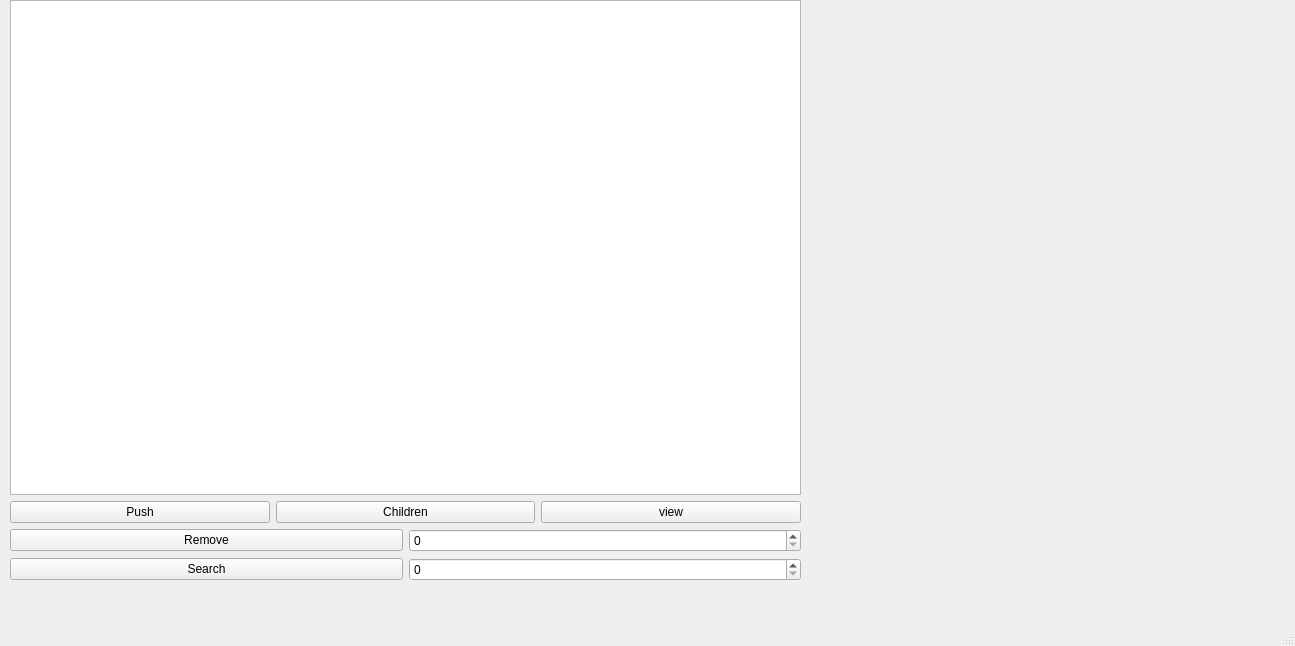
<?xml version="1.0" encoding="UTF-8"?>
<ui version="4.0">
 <class>MainWindow</class>
 <widget class="QMainWindow" name="MainWindow">
  <property name="geometry">
   <rect>
    <x>0</x>
    <y>0</y>
    <width>1295</width>
    <height>646</height>
   </rect>
  </property>
  <property name="windowTitle">
   <string>Tree</string>
  </property>
  <widget class="QWidget" name="centralwidget">
   <widget class="QWidget" name="layoutWidget">
    <property name="geometry">
     <rect>
      <x>10</x>
      <y>0</y>
      <width>791</width>
      <height>581</height>
     </rect>
    </property>
    <layout class="QGridLayout" name="gridLayout_5">
     <item row="0" column="0">
      <widget class="QTextBrowser" name="MainText"/>
     </item>
     <item row="1" column="0">
      <layout class="QGridLayout" name="gridLayout_4">
       <item row="0" column="0">
        <widget class="QPushButton" name="PushButton">
         <property name="text">
          <string>Push</string>
         </property>
        </widget>
       </item>
       <item row="0" column="1">
        <widget class="QPushButton" name="ChildrenButton">
         <property name="text">
          <string>Children</string>
         </property>
        </widget>
       </item>
       <item row="0" column="2">
        <widget class="QPushButton" name="ViewButton">
         <property name="text">
          <string>view</string>
         </property>
        </widget>
       </item>
       <item row="1" column="0" colspan="3">
        <layout class="QGridLayout" name="gridLayout_3">
         <item row="0" column="0">
          <layout class="QGridLayout" name="gridLayout_2">
           <item row="0" column="0">
            <widget class="QPushButton" name="RemoveButton">
             <property name="text">
              <string>Remove</string>
             </property>
            </widget>
           </item>
           <item row="0" column="1">
            <widget class="QSpinBox" name="RemoveSpinBox"/>
           </item>
          </layout>
         </item>
         <item row="1" column="0">
          <layout class="QGridLayout" name="gridLayout">
           <item row="0" column="0">
            <widget class="QPushButton" name="SearchButton">
             <property name="text">
              <string>Search</string>
             </property>
            </widget>
           </item>
           <item row="0" column="1">
            <widget class="QSpinBox" name="SearchSpinBox"/>
           </item>
          </layout>
         </item>
        </layout>
       </item>
      </layout>
     </item>
    </layout>
   </widget>
  </widget>
  <widget class="QMenuBar" name="menubar">
   <property name="geometry">
    <rect>
     <x>0</x>
     <y>0</y>
     <width>1295</width>
     <height>26</height>
    </rect>
   </property>
  </widget>
  <widget class="QStatusBar" name="statusbar"/>
 </widget>
 <resources/>
 <connections/>
</ui>
